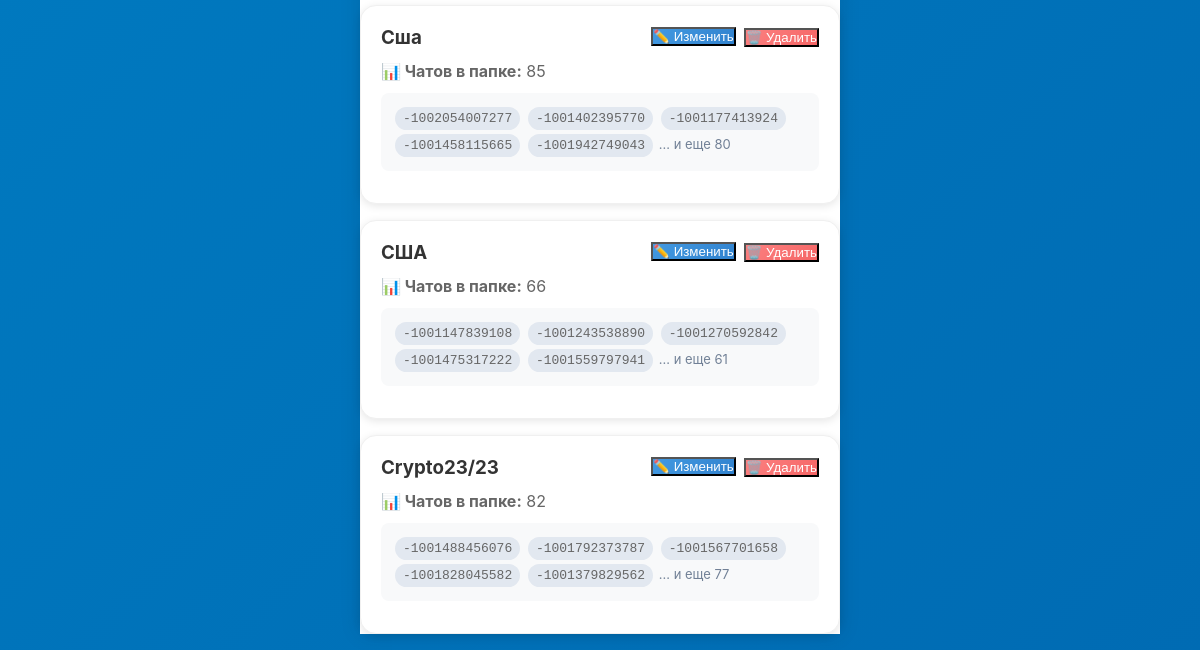
Page /folders/3 (signed in, lower part) on the earlier database version.
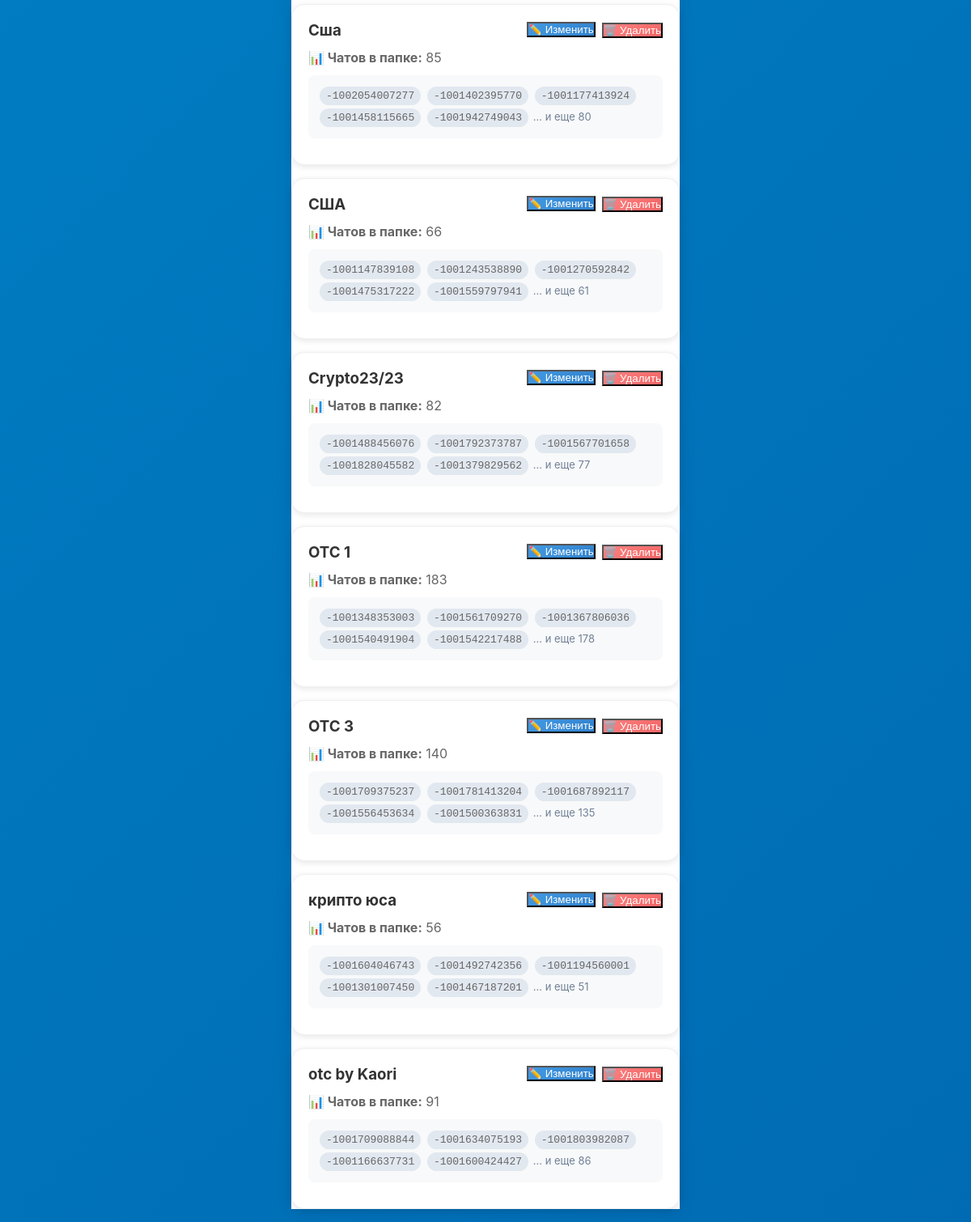
Same page on the later database version.
### app/db.py (models this page shows)
class Folder(SQLModel, table=True):
    id: Optional[int] = Field(default=None, primary_key=True)
    account_id: int = Field(foreign_key="account.id")
    title: str                           # название папки
    chats_json: str                      # JSON-массив с ID чатов
    created_at: datetime = Field(default_factory=datetime.utcnow)
    jobs: List["Job"] = Relationship(back_populates="folder")

### app/routers.py (the view)
@router.get("/folders/{account_id}", response_class=HTMLResponse)
def list_folders(account_id: int, request: Request, session: Session = Depends(get_session), auth: bool = Depends(check_auth)):
    account = session.get(Account, account_id)
    if not account:
        raise HTTPException(404, "Account not found")
    folders = session.exec(select(Folder).where(Folder.account_id == account_id)).all()
    return templates.TemplateResponse("folders.html", {
        "request": request,
        "account": account,
        "folders": folders
    })

### app/templates/folders.html (shortened to what this page needs)
{% extends "base.html" %}
{% block content %}
{% if folders %}
    {% for folder in folders %}
    <div class="card">
        <div style="display: flex; justify-content: space-between; align-items: start; margin-bottom: 12px;">
            <div>
                <h3 style="margin: 0; color: #333;">{{ folder.title }}</h3>
            </div>
            <div style="display: flex; gap: 8px; align-items: center;">
                <button onclick="editFolder({{ folder.id }}, '{{ folder.title }}', `{{ folder.chats_json }}`)"
                        class="btn-sm" style="background: linear-gradient(135deg, #4299e1 0%, #3182ce 100%); color: white;">
                    ✏️ Изменить
                </button>
                <form method="post" action="/folders/{{ folder.id }}/delete" style="display: inline;"
                      onsubmit="return confirm('Удалить папку {{ folder.title }}?')">
                    <button type="submit" class="btn-sm" style="background: linear-gradient(135deg, #fc8181 0%, #f56565 100%); color: white;">
                        🗑️ Удалить
                    </button>
                </form>
            </div>
        </div>
        {% set chats = folder.chats_json | from_json %}
        <div style="color: #666; margin-bottom: 12px;">
            <strong>📊 Чатов в папке:</strong> {{ chats | length if chats else 0 }}
        </div>
        <div style="background: #f8f9fa; border-radius: 8px; padding: 12px; max-height: 120px; overflow-y: auto; margin-bottom: 12px;">
            {% if chats %}
            <div style="font-size: 13px; color: #666;">
                {% for chat in chats[:5] %}
                <span style="display: inline-block; background: #e2e8f0; padding: 4px 8px; border-radius: 12px; margin: 2px; font-family: monospace;">{{ chat }}</span>
                {% endfor %}
                {% if chats|length > 5 %}
                <span style="color: #718096;">... и еще {{ chats|length - 5 }}</span>
                {% endif %}
            </div>
            {% else %}
            <div style="color: #999; text-align: center; font-style: italic;">Чаты не добавлены</div>
            {% endif %}
        </div>
        {% set failed_chats = folder.failed_chats_json | from_json %}
    </div>
    {% endfor %}
{% else %}
    <div style="text-align: center; color: #999; padding: 40px; background: #f8f9fa; border-radius: 16px;">
        <p style="font-size: 18px; margin-bottom: 10px;">📁</p>
        <p>Пока нет созданных папок</p>
        <p style="font-size: 14px; color: #777;">Создайте первую папку с чатами для рассылки</p>
    </div>
{% endif %}
{% endblock %}

Differences in the rows shown:
added Folder: title "OTC 1", chats "183", 5 "-1001348353003" "-1001561709270" "-1001367806036" "-1001540491904" "-1001542217488", chats "178"
added Folder: title "OTC 3", chats "140", 5 "-1001709375237" "-1001781413204" "-1001687892117" "-1001556453634" "-1001500363831", chats "135"
added Folder: title "крипто юса", chats "56", 5 "-1001604046743" "-1001492742356" "-1001194560001" "-1001301007450" "-1001467187201", chats "51"
added Folder: title "otc by Kaori", chats "91", 5 "-1001709088844" "-1001634075193" "-1001803982087" "-1001166637731" "-1001600424427", chats "86"
